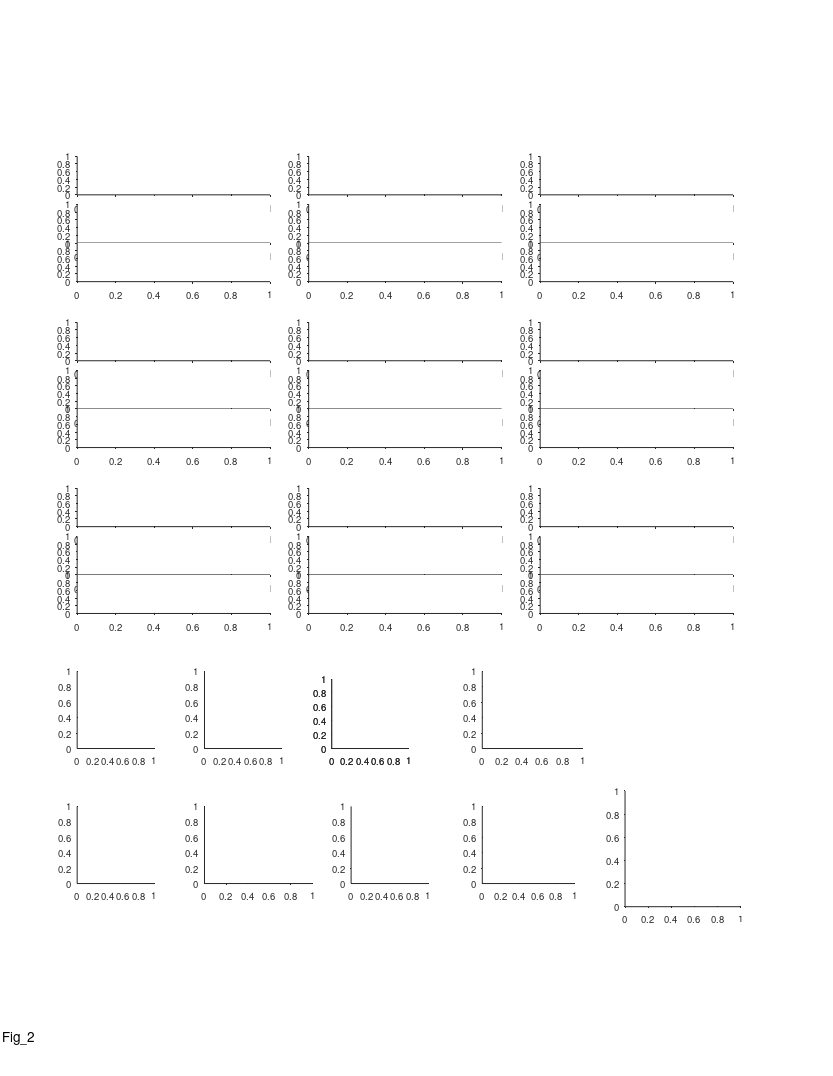

The MATLAB source for this figure: (Note: this script raises an error after producing the figure.)
%% Large Scale - fig 2 - Multi-scale spatial coding with many fields in individual dorsla-CA1 neurons

%%
clear 
clc

%% plotting options
field_speed_opt = 1;
% corr_type = 'pearson';
corr_type = 'spearman';

%% define output files
res_dir = 'L:\paper_figures';
mkdir(res_dir)
fig_name_str = 'Fig_2';
fig_caption_str = 'Multi-scale spatial coding with many fields in individual dorsla-CA1 neurons';
log_name_str = [fig_name_str '_log_file' '.txt'];
log_name_str = strrep(log_name_str , ':', '-');
log_name_str = strrep(log_name_str , ' ', '_');
log_name_out = fullfile(res_dir, log_name_str);

%% open log file
diary off
diary(log_name_out)
diary on
disp('Log file');
disp(['created: ', datestr(clock)]);
disp('======================================================');
disp([fig_name_str ':' fig_caption_str]);   
disp('======================================================');
disp('');


%% create figure
% figure_size_cm = [21.0 29.7]; % ~A4
figure_size_cm = [21.6 27.9]; % ~US letter
figure ;
% Some WYSIWYG options:
set(gcf,'DefaultAxesFontSize',7);
set(gcf,'DefaultAxesFontName','helvetica');
set(gcf,'DefaultAxesUnits','centimeters');
set(gcf,'PaperType','usletter')
% set(gcf,'PaperType','<custom>');
set(gcf,'PaperUnits','centimeters','PaperPosition',[0 0 figure_size_cm]);
set(gcf,'PaperOrientation','portrait');
set(gcf,'Units','centimeters','Position',get(gcf,'paperPosition')+[0 0 0 0]); % position on screen...
set(gcf, 'Renderer', 'painters');
set(groot, 'defaultAxesTickDir', 'out');
set(groot,  'defaultAxesTickDirMode', 'manual');
annotation('textbox', [0.5 1 0 0], 'String',fig_name_str, 'HorizontalAlignment','center','Interpreter','none', 'FitBoxToText','on');

pause(0.2); % workaround to solve matlab automatically changing the axes positions...

% create panels
panel_A_size_raster = [5 1];
panel_A_size_FR_map = [5 1];
panel_A_pos = [2 12];
panel_A = [];
for ii=1:3
    for jj=1:3
        offset_x = (ii-1)*6;
        offset_y = (jj-1)*4.3;
        offset = panel_A_pos + [offset_x offset_y];
        panel_A(ii,jj,1) = axes('position', [offset+[0 2.25] panel_A_size_FR_map]);
        panel_A(ii,jj,2) = axes('position', [offset+[0 1   ] panel_A_size_raster]);
        panel_A(ii,jj,3) = axes('position', [offset+[0 0   ] panel_A_size_raster]);
    end
end
% panel_A = permute(panel_A,[2 1 3]);
panel_A = panel_A(:,3:-1:1,:);
panel_A = reshape(panel_A,[9 3]);
% panel_A_legend = axes('position', [2.2 24.7 0.5 0.15]);

panels_size = [2 2];
panel_B    = axes('position', [ 2.0  8.5  panels_size           ]);
panel_C    = axes('position', [ 5.3  8.5  panels_size           ]);
panel_D(1) = axes('position', [ 8.6  8.5  panels_size.*[1 0.9]  ]);
panel_D(2) = axes('position', [ 8.6  8.5  panels_size.*[1 0.9]  ]);
panel_E =    axes('position', [12.5  8.5  panels_size.*[1.3 1]  ]);
panel_F = axes('position', [ 2.0  5 panels_size          ]);
panel_G = axes('position', [ 5.3  5 panels_size.*[1.4 1] ]);
panel_H = axes('position', [ 9.1  5 panels_size]          );
panel_I = axes('position', [12.5  5 panels_size.*[1.2 1] ]);
panel_J = axes('position', [16.2  4.4 3 3]);

%%
prm = PARAMS_GetAll();

%%
% delete(panel_A_legend);
% panel_A_legend = axes('position', [2.2 24.7 0.5 0.15]);

% axes(panel_A_legend);
% cla
% hold on
% box off
% set(gca,'Visible','off');
% plot([0 1],[1 1],'Color',prm.graphics.colors.flight_directions{1},'LineWidth',2);
% plot([0 1],[0 0 ],'Color',prm.graphics.colors.flight_directions{2},'LineWidth',2);
% text(1.2, 0.5, 'Detected fields');

%%
bat_ID_num_map = containers.Map([34 79 148 2289 9861],...
                                 1:5);

%% FR map + rasters - 9 examples
cell_examples = {
433;  56;  51;
609; 419; 477;
 57; 628; 337;
};
% other options: 57 474 658
if 1
for ii_cell = 1:length(cell_examples)
    %%
    cell_ID = cell_examples{ii_cell};
    cell = cell_load_data(cell_ID,'details','FR_map','fields','stats','FE');
    c = prm.graphics.colors.flight_directions;
    
    % map+fields
    axes(panel_A(ii_cell, 1));
    cla
    hold on
    maps=[cell.FR_map.all];
    x = maps(1).bin_centers;
    y = cat(1,maps.PSTH);
    m = round(max(y(:)));
    ylimits = [0 m+1];
    % low-speed area
    area_lowerval = ylimits(1) - 0.23*range(ylimits);
    area_upperval = ylimits(1) - 1e-2*range(ylimits);
    area([4 prm.fields.valid_speed_pos(1)]    , repelem(area_upperval,2), area_lowerval, 'FaceColor',0.7*[1 1 1],'EdgeColor','none','ShowBaseLine','off','Clipping','off');
    area([  prm.fields.valid_speed_pos(2) 194], repelem(area_upperval,2), area_lowerval, 'FaceColor',0.7*[1 1 1],'EdgeColor','none','ShowBaseLine','off','Clipping','off');
    h=plot(x,y);
    [h.Color] = disperse(c);
    box off
    h=gca;
    h.TickDir = 'out';
    h.XTick = [];
    h.YTick = [0 m];
    h.YLim = ylimits;
    h.XLim = [0 200];
    
    % fields
    dir_offsets = [-0.1 -0.17]+0.015;
    for ii_dir=1:2
        fields = cell.fields{ii_dir};
        if isfield(fields,'in_low_speed_area')
            fields([fields.in_low_speed_area])=[];
        end
        for ii_field = 1:length(fields)
            
            [xaf,yaf] = ds2nfu(fields(ii_field).edges_prc, repelem(dir_offsets(ii_dir)*range(h.YLim),2));
            annotation('line',xaf,yaf,'Linewidth', 2, 'Color', c{ii_dir});
        end
    end
    
    
    % cell details
    cell_num_str_pos_x   = [0.50 0.50 0.50 0.50 0.45 0.35 0.45 0.50 0.30];
    cell_num_str_pos_y   = [1.05 1.05 1.05 0.85 0.90 0.90 0.90 0.90 0.90];
    cell_stats_str_pos_x = [0.80 0.95 0.80 0.80 0.80 0.80 0.12 0.50 0.85];
    cell_stats_str_pos_y = [1.20 1.05 1.15 0.90 1.10 1.10 1.10 0.90 0.90]+0.05;
    text(cell_num_str_pos_x(ii_cell),...
         cell_num_str_pos_y(ii_cell),...
         sprintf('Cell %d',ii_cell),...
        'Units','normalized','HorizontalAlignment','center','VerticalAlignment','bottom','FontSize',8);
    switch ii_cell
        case {1,2,3,4,5,6,7,8}
            cell_stats_str = {  sprintf('max=%.1fm', cell.stats.all.field_largest);...
                                sprintf('min=%.1fm', cell.stats.all.field_smallest);...
                                sprintf('ratio=%.1f', cell.stats.all.field_ratio_LS);...
                             };
            text(cell_stats_str_pos_x(ii_cell), cell_stats_str_pos_y(ii_cell)-0*0.23, cell_stats_str{1},...
                'Units','normalized','HorizontalAlignment','center','VerticalAlignment','Top','FontSize',6);
            text(cell_stats_str_pos_x(ii_cell), cell_stats_str_pos_y(ii_cell)-1*0.23, cell_stats_str{2},...
                'Units','normalized','HorizontalAlignment','center','VerticalAlignment','Top','FontSize',6);
            text(cell_stats_str_pos_x(ii_cell), cell_stats_str_pos_y(ii_cell)-2*0.23, cell_stats_str{3},...
                'Units','normalized','HorizontalAlignment','center','VerticalAlignment','Top','FontSize',6);
        case 9
            cell_stats_str = {  sprintf('single field=%.1fm', cell.fields{1}.width_prc) };
            text(cell_stats_str_pos_x(ii_cell), cell_stats_str_pos_y(ii_cell)-0*0.23, cell_stats_str{1},...
                'Units','normalized','HorizontalAlignment','center','VerticalAlignment','Top','FontSize',6);
    end
    
    % rasters
    FEs = [cell.FE];
    for ii_dir=1:2
        axes(panel_A(ii_cell, ii_dir+1));
        cla
        FE = FEs{ii_dir};
        x = [FE.spikes_pos];
        [FE.number2] = disperse(1:length(FE));
        y = arrayfun(@(FE)(FE.number2*ones(1,FE.num_spikes)),FE,'UniformOutput',0);
        y = [y{:}];
        plot(x,y,'.','Color',c{ii_dir},'MarkerSize',0.05);
        box off
        h=gca;
        m = length(FE);
        h.YTick = [1 m];
        h.XLim = [0 200];
        h.YLim = [0 m+1];
        switch ii_dir
            case 1
                h.XTick = [];
                h.YTickLabel = {'',num2str(m)};
            case 2
                h.XTick = 0:50:200;
                h.XRuler.TickLabelGapOffset = -2;
                h.YTickLabel = {'1',num2str(m)};
                h.TickDir = 'out';
        end
    end
    % fields num (here to be above the 
    for ii_dir=1:2
        fields = cell.fields{ii_dir};
        if isfield(fields,'in_low_speed_area')
            fields([fields.in_low_speed_area])=[];
        end
        dir_offsets =2.05+[0.18 0];
        text(1.05, dir_offsets(ii_dir), num2str(length(fields)), 'Units','normalized', 'Color', c{ii_dir},...
            'HorizontalAlignment','right', 'VerticalAlignment','middle','FontSize',6);
    end
end

%% add x/y labels for specific panels
for ii = [7 8 9]
    axes(panel_A(ii, 3));
    xlabel('Position (m)', 'Units','normalized','Position',[0.5 -0.35]);
end
for ii = [1 4 7]
    axes(panel_A(ii, 3));
%     ylabel('Time (min)',   'Units','normalized','Position',[-0.1 1]);
    ylabel('Flight no.',   'Units','normalized','Position',[-0.1 1]);
    axes(panel_A(ii, 1));
    ylabel({'Firing rate';'(Hz)'},   'Units','normalized','Position',[-0.07 0.42]);
end
axes(panel_A(1, 1));
text(-0.25,1.6, 'A', 'Units','normalized','FontWeight','bold');

%% add zoom in panel (cell 3)
% choose cell/dir/field to zoom
ii_cell = 3;
ii_dir = 1;
ii_field = 2;
cell_ID = cell_examples{ii_cell};
cell = cell_load_data(cell_ID,'details','FR_map','fields','stats','FE');
c = prm.graphics.colors.flight_directions;
% add zoom ("out") lines
axes(panel_A(ii_cell,1));
x=[];
y=[];
x(1,:) = cell.fields{ii_dir}(ii_field).edges_href;
x(2,:) = cell.fields{ii_dir}(ii_field).edges_href;
% x(3,:) = [15;50];
x(3,:) = cell.fields{ii_dir}(ii_field).edges_href + 10*[-1 1];
y(1,:) =  4*[1;1];
y(2,:) = 7*[1;1];
y(3,:) = 14*[1;1];
[xf, yf] = ds2nfu(x,y);
for jj = 1:2
    for ii = 1:2
        hl = annotation('line');
%         hl.Parent = gca;
        hl.X = xf(ii+[0 1],jj);
        hl.Y = yf(ii+[0 1],jj);
        hl.LineWidth = 0.5;
        hl.Color = 0.5*[1 1 1];
    end
end
% create zoom panel
POSf = ds2nfu([x(end,1)-0.4 y(end,1)-2 diff(x(end,:)) 20]);
panel_A_zoom = axes('Units','normalized', 'position', POSf);
cla
hold on
set(gca,'visible','off');
FE = cell.FE{ii_dir};
x = [FE.spikes_pos];
[FE.number2] = disperse(1:length(FE));
y = arrayfun(@(FE)(FE.number2*ones(1,FE.num_spikes)),FE,'UniformOutput',0);
y = [y{:}];
xlimits = cell.fields{ii_dir}(ii_field).edges_href;
IX = find( x>xlimits(1) & x<xlimits(end) );
x=x(IX);
y=y(IX);
ylimits = [min(y) max(y)]+[-1 3];
plot(x,y,'.','Color',c{ii_dir},'MarkerSize',3);
% plot field size bar
x = cell.fields{ii_dir}(ii_field).edges_prc;
y = ylimits([end end]);
plot(x,y,'-','Color',c{ii_dir},'LineWidth',1);
text(mean(x),mean(y)+1, sprintf('%.1fm',diff(x)), 'HorizontalAlignment','center','VerticalAlignment','bottom','FontSize',6);
box off
h=gca;
h.XLim = xlimits;
h.YLim = ylimits;

%% add zoom in panel (cell 7)
% choose cell/dir/field to zoom
ii_cell = 7;
ii_dir = 2;
ii_field = 4;
cell_ID = cell_examples{ii_cell};
cell = cell_load_data(cell_ID,'details','FR_map','fields','stats','FE');
c = prm.graphics.colors.flight_directions;
% add zoom ("out") lines
axes(panel_A(ii_cell,1));
x=[];
y=[];
x(1,:) = cell.fields{ii_dir}(ii_field).edges_href;
x(2,:) = cell.fields{ii_dir}(ii_field).edges_href;
% x(3,:) = [15;50];
x(3,:) = cell.fields{ii_dir}(ii_field).edges_href + 10*[-1 1];
y(1,:) = 2*[1;1];
y(2,:) = 3*[1;1];
y(3,:) = 6*[1;1];
[xf, yf] = ds2nfu(x,y);
for jj = 1:2
    for ii = 1:2
        hl = annotation('line');
%         hl.Parent = gca;
        hl.X = xf(ii+[0 1],jj);
        hl.Y = yf(ii+[0 1],jj);
        hl.LineWidth = 0.5;
        hl.Color = 0.5*[1 1 1];
    end
end
% create zoom panel
POSf = ds2nfu([x(end,1) 4 diff(x(end,:)) 8]);
panel_A_zoom = axes('Units','normalized', 'position', POSf);
cla
hold on
set(gca,'visible','off');
FE = cell.FE{ii_dir};
x = [FE.spikes_pos];
[FE.number2] = disperse(1:length(FE));
y = arrayfun(@(FE)(FE.number2*ones(1,FE.num_spikes)),FE,'UniformOutput',0);
y = [y{:}];
xlimits = cell.fields{ii_dir}(ii_field).edges_href;
IX = find( x>xlimits(1) & x<xlimits(end) );
x=x(IX);
y=y(IX);
ylimits = [min(y) max(y)]+[-1 3];
plot(x,y,'.','Color',c{ii_dir},'MarkerSize',3);
% plot field size bar
x = cell.fields{ii_dir}(ii_field).edges_prc;
y = ylimits([end end]);
plot(x,y,'-','Color',c{ii_dir},'LineWidth',1);
text(mean(x),mean(y)+1, sprintf('%.1fm',diff(x)), 'HorizontalAlignment','center','VerticalAlignment','bottom','FontSize',6);
box off
h=gca;
h.XLim = xlimits;
h.YLim = ylimits;


%% add direction arrows
arrow_x = 0.1 +[0 0.05];
arrow_y = repelem(0.9111,2);
clear h
h(1)=annotation('arrow',arrow_x,      arrow_y+0.008,  'Color', prm.graphics.colors.flight_directions{1});
h(2)=annotation('arrow',flip(arrow_x),arrow_y      ,  'Color', prm.graphics.colors.flight_directions{2});
[h.HeadWidth] = disperse([5 5]);
[h.HeadLength] = disperse([5 5]);

end







% % % % % % % % % % % % % % % % % % % % % % % % % % % % % % % % % % % % % % 
%% load population data
prm = PARAMS_GetAll();
cells_t = DS_get_cells_summary();
bats = [79,148,34,9861,2289];
cells_t(~ismember(cells_t.bat, bats ),:) = [];
cells = cellfun(@(c)(cell_load_data(c,'details')), cells_t.cell_ID, 'UniformOutput',0);
cells = [cells{:}];
cells = [cells.details];
cells(~contains({cells.brain_area}, 'CA1')) = [];
cells(~ismember([cells.ClusterQuality], [2])) = [];
cells = cellfun(@(c)(cell_load_data(c,'details','meanFR')), {cells.cell_ID}, 'UniformOutput',0);
cells = [cells{:}];
cells_details = [cells.details];
cells_ID = {cells_details.cell_ID};
meanFR = [cells.meanFR];
cells_ID([meanFR.all]>prm.inclusion.interneuron_FR_thr)=[];
clear cells stats cells_details cells_t
cells = cellfun(@(c)(cell_load_data(c,'details','stats','meanFR','stats','inclusion','signif','fields','FR_map','FE')), cells_ID, 'UniformOutput',0);
% cells = cellfun(@(c)(cell_load_data(c,'details')), cells_ID, 'UniformOutput',0);
cells = [cells{:}];

%% save loaded population data
% save( fullfile(res_dir,'Fig2_cells_data'), 'cells');


%% arragne population SI/sparsity/coverage (panels B,C,D)
signif = arrayfun(@(x)(x.TF), cat(1,cells.signif));
SI = arrayfun(@(x)([x.dir.SI_bits_spike]), cat(1,cells.stats),'UniformOutput',0);
sparsity = arrayfun(@(x)([x.dir.sparsity]), cat(1,cells.stats),'UniformOutput',0);
SI = cat(1,SI{:});
SI(~signif) = nan;
SI = SI(:);
SI(isnan(SI)) = [];
sparsity = cat(1,sparsity{:});
sparsity(~signif) = nan;
sparsity = sparsity(:);
sparsity(isnan(sparsity)) = [];

% count total fields coverage per cell per direction
total_area = nan(length(cells),2);
for ii_cell = 1:length(cells)
    cell = cells(ii_cell);
    for ii_dir = 1:2
        if ~cell.signif(ii_dir).TF
            continue;
        end
        fields = cell.fields{ii_dir};
        fields([fields.in_low_speed_area]) = [];
        total_area(ii_cell, ii_dir) = sum([fields.width_prc]);
    end
end

%% panel B - spatial info histogram
axes(panel_B);
cla
hold on
text(-0.6,1.15, 'B', 'Units','normalized','FontWeight','bold');
h = histogram(SI);
h.FaceColor = 0.5*[1 1 1];
h.BinEdges = 0:0.5:6;
xlim([0 6])
ylim([0.7e0 1.4e2])
ha=gca;
ha.TickDir='out';
ha.TickLength = [0.03 0.03];
ha.YTick = [1 10 100];
ha.YTickLabel = {'10 ^0';'10 ^1';'10 ^2'};
ha.XRuler.TickLabelGapMultiplier = -0.35;
ha.YRuler.TickLabelGapMultiplier = 0.1;
% ha.YScale = 'linear';
ha.YScale = 'log';
xlabel({'Spatial information';'(bits/spike)'}, 'Units','normalized','Position',[0.5 -0.17]);
ylabel('No. of cells', 'Units','normalized','Position',[-0.32 0.5])

x = SI;
hl=xline(nanmean(x)); hl.Color='r';
m = ha.YLim(2) + 0.15*range(ha.YLim);
plot(prctile(x,[25 75]), [m m], 'r-','LineWidth',1   ,'Clipping','off');
plot(prctile(x,[50]),    m    , 'r.','MarkerSize',10 ,'Clipping','off');

%% panel C - sparsity histogram
axes(panel_C);
cla
hold on
text(-0.45,1.15, 'C', 'Units','normalized','FontWeight','bold');
h = histogram(sparsity);
h.NumBins = 12;
h.FaceColor = 0.5*[1 1 1];
xlim([0 1])
ylim([0.7e0 1.4e2])
ha=gca;
ha.TickDir='out';
ha.TickLength = [0.03 0.03];
ha.YTick = [1 10 100];
ha.YTickLabel = {'10 ^0';'10 ^1';'10 ^2'};
ha.XRuler.TickLabelGapMultiplier = -0.35;
ha.YRuler.TickLabelGapMultiplier = 0.1;
% ha.YScale = 'linear';
ha.YScale = 'log';
xlabel('Sparsity', 'Units','normalized','Position',[0.5 -0.17])
ylabel('No. of cells', 'Units','normalized','Position',[-0.32 0.5])

x = sparsity;
hl=xline(nanmean(x)); hl.Color='r';
m = ha.YLim(2) + 0.15*range(ha.YLim);
plot(prctile(x,[25 75]), [m m], 'r-','LineWidth',1   ,'Clipping','off');
plot(prctile(x,[50]),    m    , 'r.','MarkerSize',10 ,'Clipping','off');

%% panel D - Total area histogram
axes(panel_D(1));
cla
hold on
text(-0.45,1.275, 'D', 'Units','normalized','FontWeight','bold');

exp=exp_load_data(cell.details.exp_ID);
IX=find(contains({exp.LM.name},'ball'));
LM_locs = [exp.LM.pos_proj];
ball2ball_dist = diff(LM_locs(IX));
% total_area_L = ball2ball_dist;
total_area_L = diff(prm.fields.valid_speed_pos);

h = histogram(total_area(:));
h.NumBins = 14;
h.FaceColor = 0.5*[1 1 1];
xlim([0 0.9*total_area_L])
ylim([0.7e0 1.4e2])
ha=gca;
ha.XTick = [0:50:150];
ha.TickDir='out';
ha.TickLength = [0.03 0.03];
ha.YTick = [1 10 100];
ha.YTickLabel = {'10 ^0';'10 ^1';'10 ^2'};
ha.XRuler.TickLabelGapMultiplier = -0.35;
ha.YRuler.TickLabelGapMultiplier = 0.1;
% ha.YScale = 'linear';
ha.YScale = 'log';
xlabel('Coverage (m)', 'Units','normalized','Position',[0.5 -0.17])
ylabel('No. of cells', 'Units','normalized','Position',[-0.32 0.5])
ha.XLim(1) = 0;
ha.YLim(2) = 2e2;

x = total_area(:);
hl=xline(nanmean(x)); hl.Color='r';
m = ha.YLim(2) - 0.27*range(ha.YLim);
plot(prctile(x,[25 75]), [m m], 'r-','LineWidth',1   ,'Clipping','off');
plot(prctile(x,[50]),    m    , 'r.','MarkerSize',10 ,'Clipping','off');

fprintf( 'Average total area in meters : %.4g\n\r',nanmean(total_area(:)) )
fprintf( 'Average total area in prc (%%): %.4g\n\r',100*nanmean(total_area(:)) / total_area_L )
fprintf( 'Median total area in meters : %.4g\n\r',nanmedian(total_area(:)) )
fprintf( 'Median total area in prc (%%): %.4g\n\r',100*nanmedian(total_area(:)) / total_area_L )

% add normalized x-axis
axes(panel_D(2));
cla
hold on
hax = gca;
hax.XLim = 100 * panel_D(1).XLim / total_area_L;
hax.XTick = [0:30:90];
hax.XAxisLocation = 'top';
hax.YAxisLocation = 'right';
hax.Color = 'none';
hax.XColor = 'k';
hax.YColor = 'none';
box off
hax.XRuler.TickLabelGapMultiplier = -0.35;
hax.TickLength = panel_D(1).TickLength;
xlabel('Coverage (%)', 'Units','normalized','Position',[0.45 1.2]);

%% panel E - map correlations histogram
% figure
axes(panel_E);
cla
hold on
text(-0.45,1.15, 'E', 'Units','normalized','FontWeight','bold');

% arrange data
signif = arrayfun(@(x)(x.TF), cat(1,cells.signif));
FR_maps_all = cat(1,cells.FR_map);
FR_maps_all = reshape([FR_maps_all.all],size(FR_maps_all,1),size(FR_maps_all,2),[]);
M = cat(1,FR_maps_all.PSTH);
M = reshape(M,size(FR_maps_all,1),size(FR_maps_all,2),[]);
signif = repmat(signif,1,1,size(M,3));
M(~signif) = nan;
pos_bins = cells(1).FR_map(1).all.bin_centers;
invalid_pos_IX = pos_bins<=prm.fields.valid_speed_pos(1) | pos_bins>=prm.fields.valid_speed_pos(2);
M(:,:,invalid_pos_IX) = nan;
ccc = corr(squeeze(M(:,1,:))', squeeze(M(:,2,:))' ,'rows', 'pairwise');
data = diag(ccc);
switch 2
    case 1 % compare all PSTH from other cells/dir
        M2 = reshape(M,size(M,1)*size(M,2),[]);
        ccc_shuffle = corr(M2' ,'rows', 'pairwise');
        mask = tril(true(size(ccc_shuffle)),-1);
        shuffle = ccc_shuffle(mask);
    case 2 % compare only different cells betweeb different directions
        mask = tril(true(size(ccc)),-1);
        shuffle = ccc(mask);
end

data(isnan(data))=[];
shuffle(isnan(shuffle))=[];

% plot
nBinEdges = 21;
edges = linspace(-1,1,nBinEdges);
histogram(data,    'Normalization','pdf','BinEdges',edges,'FaceColor', 0.5*[1 1 1]);
histogram(shuffle, 'Normalization','pdf','BinEdges',edges,'DisplayStyle','stairs','EdgeColor','k','LineWidth',1.5);
[~,P_KS] = kstest2(data, shuffle);
P_RankSum = ranksum(data, shuffle);
text(1,0.9, sprintf('P_{KS} = %.02f',P_KS),'Units','normalized','FontSize',7,'HorizontalAlignment','right');
% text(1,0.9, sprintf('P=%.02f',P_RankSum),'Units','normalized','FontSize',7,'HorizontalAlignment','right');

ha= gca;
ha.XLim = [-1 1];
ha.XTick = -1:0.5:1;
ha.TickDir = 'out';
ha.TickLength = [0.03 0.03];
ha=gca;
ha.TickDir='out';
ha.TickLength = [0.03 0.03];
ha.XRuler.TickLabelGapMultiplier = -0.35;
ha.YRuler.TickLabelGapMultiplier = 0.001;
xlabel('Map correlation', 'Units','normalized','Position',[0.5 -0.17])
ylabel({'Probability';'density function'}, 'Units','normalized','Position',[-0.17 0.5])


%% panel F - field count histogram
% figure
axes(panel_F);
cla
hold on
text(-0.6,1.15, 'F', 'Units','normalized','FontWeight','bold');
nFields = nan(2,length(cells));
for ii_dir = 1:2
    for ii_cell = 1:length(cells)
        cell = cells(ii_cell);
        % check signif per direction
        if ~cell.signif(ii_dir).TF
            continue;
        end
        nFields(ii_dir,ii_cell) = cell.stats.dir(ii_dir).field_num;
    end
%     h = histogram(nFields(ii_dir,:));
%     h.FaceColor = prm.graphics.colors.flight_directions{ii_dir};
%     nBinEdges = 17;
%     h.BinEdges = linspace(0,35,nBinEdges);
end
h = histogram(nFields(:));
h.FaceColor = 0.5*[1 1 1];
% nBinEdges = 12;
% h.BinEdges = linspace(0,35,nBinEdges);
h.BinEdges = 0.5+[0:20];
h.Data(h.Data > h.BinLimits(2)) = h.BinLimits(2);
xlabel({'No. of fields per direction'},'Units','normalized','Position',[0.5 -0.18]);
ylabel('No. of cells','Units','normalized','Position',[-0.32 0.5])
ha = gca;
ha.YScale = 'log';
ha.YLim = [0.7e0 1.4e2];
ha.XLim = [0 h.BinLimits(2)];
ha.XTick = [0:10:30];
ha.YTick = [1 10 100];
ha.YTickLabel = {'10 ^0';'10 ^1';'10 ^2'};
% ha.XLim = [0 35];
% ha.YLim = [0 40];
% ha.XTick = [0:5:35];
% ha.YTick = [0 40];
ha.TickDir='out';
ha.TickLength = [0.03 0.03];
ha.XRuler.TickLabelGapMultiplier = -0.3;
ha.YRuler.TickLabelGapMultiplier = 0.001;

x = nFields(:);
hl=xline(nanmean(x)); hl.Color='r';
m = ha.YLim(2) + 0.15*range(ha.YLim);
plot(prctile(x,[25 75]), [m m], 'r-','LineWidth',1   ,'Clipping','off');
plot(prctile(x,[50]),    m    , 'r.','MarkerSize',10 ,'Clipping','off');
fprintf('\tNo. of fields: mean=%.1f median=%.1f IQR=%.1f-%.1f\n', nanmean(x), prctile(x,[50]), prctile(x,[25 75]) );

%% panel G - field size histogram
% figure
axes(panel_G);
cla
hold on
text(-0.34,1.15, 'G', 'Units','normalized','FontWeight','bold');
fields_size = [];
fields_size_smallest1 = [];                     % per-direction
fields_size_smallest2 = nan(length(cells),2);   % per-cell
for ii_dir = 1:2
    for ii_cell = 1:length(cells)
        cell = cells(ii_cell);
        if ~cell.signif(ii_dir).TF % check signif per direction
            continue;
        end
        fields = cell.fields{ii_dir};
        fields([fields.in_low_speed_area]) = []; % remove fields in low speed area
        fields_size = [fields_size fields.width_prc];
        fields_size_smallest1 = [fields_size_smallest1 min([fields.width_prc])];
        fields_size_smallest2(ii_cell,ii_dir) = min([fields.width_prc]);
    end
end
h = histogram(fields_size);
h.FaceColor = 0.5*[1 1 1];
% h.NumBins = 33;
h.BinWidth = 1;
ha=gca;
ha.YScale = 'log';
xlabel('Field size (m)')
ylabel('No. of fields','Units','normalized','Position',[-0.25 0.5])
ha = gca;
% ha.XLim = [0 35];
ha.YLim = [0.8 350];
% ha.XTick = [0:5:35];
ha.YTick = [1 10 100];
ha.YTickLabel = {'10 ^0';'10 ^1';'10 ^2'};
ha.TickDir='out';
ha.TickLength = [0.03 0.03];
ha.XRuler.TickLabelGapMultiplier = -0.3;
ha.YRuler.TickLabelGapMultiplier = 0.001;

x = fields_size;
hl=xline(nanmean(x)); hl.Color='r';
m = ha.YLim(2) + 0.15*range(ha.YLim);
plot(prctile(x,[25 75]), [m m], 'r-','LineWidth',1   ,'Clipping','off');
plot(prctile(x,[50]),    m    , 'r.','MarkerSize',10 ,'Clipping','off');
fprintf('\t Fields sizes: mean=%.1fm median=%.1fm IQR=%.1f-%.1fm\n', nanmean(x), prctile(x,[50]), prctile(x,[25 75]) );

save( fullfile(res_dir,'pop_dist_fields_size'), 'fields_size');

% report smallest field distribution (including single-field cells)
fields_size_smallest2 = min(fields_size_smallest2,[],2);
fields_size_smallest2(isnan(fields_size_smallest2))=[];
[fields_size_smallest_gamma_fit1] = gamfit(fields_size_smallest1);
[fields_size_smallest_gamma_fit2] = gamfit(fields_size_smallest2);
mu1 = prod(fields_size_smallest_gamma_fit1);
mu2 = prod(fields_size_smallest_gamma_fit2);
CV1 = 1/sqrt(fields_size_smallest_gamma_fit1(1));
CV2 = 1/sqrt(fields_size_smallest_gamma_fit2(1));
fprintf('smallest fields gamma distribution fit (per-direction):\n')
fprintf('\t Shape parameter kappa = %.2f\n', fields_size_smallest_gamma_fit1(1));
fprintf('\t Scale parameter theta = %.2fm\n', fields_size_smallest_gamma_fit1(2));
fprintf('\t mu = %.2f\n', mu1);
fprintf('\t CV = %.2f\n', CV1);
fprintf('smallest fields gamma distribution fit (per-cell):\n')
fprintf('\t Shape parameter kappa = %.2f\n', fields_size_smallest_gamma_fit2(1));
fprintf('\t Scale parameter theta = %.2fm\n', fields_size_smallest_gamma_fit2(2));
fprintf('\t mu = %.2f\n', mu2);
fprintf('\t CV = %.2f\n', CV2);

% figure
% hold on
% xxx = linspace(0,15,100);
% plot(xxx,gampdf(xxx,fields_size_smallest_gamma_fit1(1),fields_size_smallest_gamma_fit1(2)))
% plot(xxx,gampdf(xxx,fields_size_smallest_gamma_fit2(1),fields_size_smallest_gamma_fit2(2)))
% legend({sprintf('per-direction (CV=%.2f)',CV1);...
%         sprintf('per-cell      (CV=%.2f)',CV2)});


%% panel H - smallest & largest field size
% figure
axes(panel_H);
cla
hold on
text(-0.45,1.15, 'H', 'Units','normalized','FontWeight','bold');
LS_field_size = nan(2,length(cells));
for ii_cell = 1:length(cells)
    cell = cells(ii_cell);
    if ~any([cell.signif.TF]) % at least one direction is significant
        continue;
    end
    LS_field_size(1,ii_cell) = cell.stats.all.field_smallest;
    LS_field_size(2,ii_cell) = cell.stats.all.field_largest;
end
% LS_field_size(:,any(isnan(LS_field_size))) = [];
rng(1); % fix seed for violin plot randomization
hv = violinplot(LS_field_size');
[hv.ViolinColor] = disperse(repelem({'none'},length(hv)));
hs=[hv.ScatterPlot];
[hs.Marker]          = disperse(repelem({'.'},length(hs)));
[hs.SizeData]        = disperse(repelem(35,length(hs)));
[hs.MarkerFaceColor] = disperse(repelem({0.5*[1 1 1]},length(hs)));
[hs.MarkerEdgeColor] = disperse(repelem({0.5*[1 1 1]},length(hs)));
hm=[hv.MedianPlot];
% remove default median plot (circle), and add a red bar instead
[hm.Marker] = disperse(repelem({'none'},2));
plot([hm.XData]+0.075*[-1 1]', repelem([hm.YData],2,1), 'r', 'LineWidth',1.5);
ha=gca;
ylimits = ha.YLim;
ha.TickDir='out';
ha.TickLength = [0.03 0.03];
ha.XTick = [1 2];
ha.XTickLabel = {};
ha.XRuler.TickLabelGapMultiplier = -0.35;
ha.YRuler.TickLabelGapMultiplier = 0.001;
text([1 2],repelem(ylimits(1)-0.04*diff(ylimits),2),{{'Smallest';'field'},{'Largest';'field'}},...
    'HorizontalAlignment','center','VerticalAlignment','top','FontSize',7);
% xlabel('')
ylabel('Field size (m)','Units','normalized','Position',[-0.25 0.5])

%% panel I - field ratio (largest/smallest)
axes(panel_I);
cla
hold on
text(-0.4,1.15, 'I', 'Units','normalized','FontWeight','bold');
LS_field_ratio_all = nan(1,length(cells));
LS_field_ratio_dir = nan(2,length(cells));
for ii_cell = 1:length(cells)
    cell = cells(ii_cell);
    % pooled stats - check at least one direction is signif
    if any([cell.signif.TF])
        LS_field_ratio_all(ii_cell) = cell.stats.all.field_ratio_LS;
    end
    % per dir stats - check signif per direction
    for ii_dir = 1:2
        if cell.signif(ii_dir).TF 
            LS_field_ratio_dir(ii_dir,ii_cell) = cell.stats.dir(ii_dir).field_ratio_LS;
        end
    end
end
% LS_field_ratio_dir = LS_field_ratio_dir(:);
% LS_field_ratio_dir(isnan(LS_field_ratio_dir)) = [];
% LS_field_ratio_all(isnan(LS_field_ratio_all)) = [];
% edges = linspace(1,ceil(max(max(LS_field_ratio_all))),9);
nBinEdges = 9;
edges = logspace(0,log10(25),nBinEdges);
clear h
% h(1) = histogram(LS_field_ratio_dir);
h(2) = histogram(LS_field_ratio_all);
% h(1).BinEdges = edges;
h(2).BinEdges = edges;
% h(1).FaceColor = 'g';
h(2).FaceColor = 0.5*[1 1 1];
% h(1).BinLimits = [1 h(1).BinLimits([2])];
% h(2).BinLimits = [1 h(2).BinLimits([2])];
% h(1).NumBins = 15;
% h.FaceColor = prm.graphics.colors.flight_directions{ii_dir};
% legend({'per cell';'per direction'})
ha=gca;
ha.YScale = 'log';
ha.XScale = 'log';
ha.XLim = [1 27];
% ha.YLim = [0 10];
% ha.YLim = [7e-1 120];
ha.YLim = [0.7 max(h(2).Values)*1.1];
% ha.XTick = [0:5:35];
ha.YTick = [1 10 100];
ha.XTick = [1 2 5 10 20];
ha.YTickLabel = {'10 ^0';'10 ^1';'10 ^2'};
ha.TickDir='out';
ha.TickLength = [0.03 0.03];
ha.XRuler.TickLabelGapMultiplier = -0.35;
ha.YRuler.TickLabelGapMultiplier = 0.001;
xlabel({'Field size ratio';'largest/smallest'},'Units','normalized','Position',[0.5 -0.17]);
ylabel('No. of cells','Units','normalized','Position',[-0.24 0.5])

x = LS_field_ratio_all;
hl=xline(nanmean(x)); hl.Color='r';
m = ha.YLim(2) + 0.15*range(ha.YLim);
plot(prctile(x,[25 75]), [m m], 'r-','LineWidth',1   ,'Clipping','off');
plot(prctile(x,[50]),    m    , 'r.','MarkerSize',10 ,'Clipping','off');
fprintf('\tFields size ratio (L/S): mean=%.1f median=%.1f IQR=%.1f-%.1f\n', nanmean(x), prctile(x,[50]), prctile(x,[25 75]) );

%% panel J - prepare data
distances_all = [];
field_size_diff_all = [];
field_size_all = [];
field_vel_all = [];
field_vel2_all = [];
for ii_cell = 1:length(cells)
    cell = cells(ii_cell);
    for ii_dir = 1:2
        if ~cell.signif(ii_dir).TF
            continue;
        end
        fields = cell.fields{ii_dir};
        distances_all = [distances_all diff([fields.loc])];
        field_size_diff_all = [field_size_diff_all diff([fields.width_prc])];
        field_size_all = [field_size_all [fields.width_prc]];
        field_vel_all = [field_vel_all [fields.vel]];
        field_vel2_all = [field_vel2_all [fields.vel2]];
    end
end

%% panel J - field size ratio vs. speed ratio (direct control for speed!)
% figure
axes(panel_J);
cla
hold on
text(-0.3,0.9667, 'J', 'Units','normalized','FontWeight','bold');
% arrange data
cells_signif = cat(1,cells.signif);
cells_signif = arrayfun(@(x)(x.TF), cells_signif);
signif_IX = any(cells_signif,2);
stats = [cells(signif_IX).stats];
stats_all = [stats.all];
% plot 
switch field_speed_opt 
    case 1 % median speed @ field peak
        x = abs([stats_all.field_ratio_LS_vel]);
    case 2 % median of spikes speed
        x = abs([stats_all.field_ratio_LS_vel2]);
    case 3 % mean of spikes speed
        x = abs([stats_all.field_ratio_LS_vel3]);
end
y = [stats_all.field_ratio_LS];
[r,r_pval] = corr(x',y','rows','pairwise','type','Pearson');
[rho,rho_pval] = corr(x',y','rows','pairwise','type','Spearman');
fprintf('field size ratio vs speed ratio corr (pearson): r=%.2f p=%.2f df=%d \n',r,r_pval,sum(~isnan(y))-2);
fprintf('field size ratio vs speed ratio corr (spearman): rho=%.2f p=%.2f df=%d \n',rho,rho_pval,sum(~isnan(y))-2);
[~,ttest_P,~,ttest_stats] = ttest(x,1);
[signtest_P,~,signtest_stats] = signtest(x,1);
fprintf('LS speed ratio: (ttest) P=%.2g t=%.2g df=%d sd=%.3g\n',ttest_P,ttest_stats.tstat,ttest_stats.df,ttest_stats.sd);
fprintf('LS speed ratio: (signtest) P=%.2g sign=%d zval=%.3g\n',signtest_P,signtest_stats.sign,signtest_stats.zval);
plot(x, y, '.k');
switch corr_type
    case 'pearson'
        text(0.1,1, {sprintf('r = %.2f',r);sprintf('P = %.2f',r_pval)}, ...
            'Units','normalized','HorizontalAlignment','left','VerticalAlignment','top','FontSize',7);
    case 'spearman'
        text(0.52,1.06, {['{\rho}' sprintf(' = %.2f',rho)];sprintf('P = %.2f',rho_pval)}, ...
            'Units','normalized','HorizontalAlignment','left','VerticalAlignment','top','FontSize',7);
end
xlabel('Speed ratio', 'Units','normalized', 'Position',[0.5 -0.12]);
ylabel('Field size ratio', 'units','normalized', 'Position',[-0.15 0.5]);
set(gca,'yscale','log');
set(gca,'ytick',[1 2 3 5 10 15 20]);
ylim([0.9 max(y)+1]);
xlim([0.7 1.3])
% xlim([min(x) max(x)])
% xlim([0 2])
ha = gca;
ha.TickDir='out';
ha.TickLength = [0.02 0.02];
ha.XRuler.TickLabelGapMultiplier = -0.3;
ha.YRuler.TickLabelGapMultiplier = 0.1;


%% print/save the figure
fig_name_out = fullfile(res_dir, sprintf('%s__corr_%s_%d',fig_name_str,corr_type,field_speed_opt));
% fig_name_out = fullfile(res_dir, sprintf('%s__corr_%s_%d_paramset_%d',fig_name_str,corr_type,field_speed_opt,prm.parmaset));
print(gcf, fig_name_out, '-dpdf', '-cmyk', '-painters');
% print(gcf, fig_name_out, '-dtiff', '-cmyk', '-painters');
% saveas(gcf , fig_name_out, 'fig');
disp('======================================================');
disp('figure was successfully saved to pdf format');
disp('======================================================');








%% calc some more stats... (old version = pooling directions)
single_PF_cells_IX = find(nansum(nFields)==1);
single_PF_cells = cells(single_PF_cells_IX);

fields=cat(1,single_PF_cells.fields);
fields=fields(~isnan(nFields(:,single_PF_cells_IX)'));
fields=[fields{:}];
fields([fields.in_low_speed_area])=[];

single_PF_field_size_mean = mean([fields.width_prc]);
single_PF_field_size_std  = std([fields.width_prc]);

% print stats
disp('Old version = pooling directions')
fprintf('no. of single field cells = %d/%d (%.2f%%),\n with mean field size = %.1fm std=%.1fm\n',...
    length(single_PF_cells), ...
    length(cells), ...
    100 * length(single_PF_cells) / length(cells),...
    single_PF_field_size_mean,...
    single_PF_field_size_std);

%% calc some more stats... (new version = per direction)
single_PF_cells_IX = (nFields==1)';
signif_cells_IX = ~isnan(nFields)';
fields=cat(1,cells.fields);
fields = fields(single_PF_cells_IX);
fields=[fields{:}];
fields([fields.in_low_speed_area])=[];

single_PF_field_size_mean = mean([fields.width_prc]);
single_PF_field_size_std  = std([fields.width_prc]);

% print stats
disp('New version = per direction')
fprintf('no. of single field cells x directions = %d/%d (%.2f%%),\n with mean field size = %.1fm std=%.1fm\n',...
    sum(single_PF_cells_IX,'all'), ...
    sum(signif_cells_IX,'all'), ...
    100 * sum(single_PF_cells_IX,'all') / sum(signif_cells_IX,'all'),...
    single_PF_field_size_mean,...
    single_PF_field_size_std);

%% figure for Liora
if 0
cells_details=[cells.details];
cells_anatomy_PD_prc = [cells_details.TT_pos_proximodistal_prc];

figure('Units','centimeters', 'position', [2 2 20 20])
subplot(2,2,1)
hold on
nBinEdges = 9;
edges = logspace(0,log10(25),nBinEdges);
h=histogram(LS_field_ratio_all,edges); h.FaceColor = 0.5*[1 1 1];
h=histogram(LS_field_ratio_dir,edges); h.FaceColor = 'g';
ha=gca;
ha.XScale = 'log';
ha.YScale = 'log';
ha.XLim = [0 27];
ha.YLim(1) = 7e-1;
ha.YTick = [1 10 100];
ha.XTick = [1 2 5 10 20];
ha.YTickLabel = {'10 ^0';'10 ^1';'10 ^2'};
ha.TickDir='out';
xlabel('Largest/Smallest ratio')
ylabel('No. cells')
legend({'dir pooled';'per dir'})
subplot(2,2,2)
hold on
plot(LS_field_ratio_dir(1,:), nFields(1,:),'.', 'Color',prm.graphics.colors.flight_directions{1});
plot(LS_field_ratio_dir(2,:), nFields(2,:),'.', 'Color',prm.graphics.colors.flight_directions{2});
xlabel('Largest/Smallest ratio')
ylabel('No. fields')
legend({'dir1';'dir2'},'Location','northwest')
subplot(2,2,3)
plot(LS_field_ratio_all, sum(nFields,1), '.k');
legend('dir pooled')
xlabel('Largest/Smallest ratio')
ylabel('No. fields')
subplot(2,2,4)
plot(total_area, cells_anatomy_PD_prc+0.01*randn(size(cells_anatomy_PD_prc)), '.')
xlabel('Total area (m)')
ylabel('Proximo-distal axis (%)');
legend({'dir1';'dir2'},'Location','southeast')

fig_name_out = fullfile(res_dir, 'Fig_2__for_Liora');
saveas(gcf, fig_name_out, 'fig');
saveas(gcf, fig_name_out, 'pdf');
saveas(gcf, fig_name_out, 'tif');
% close(gcf)
end




%%
